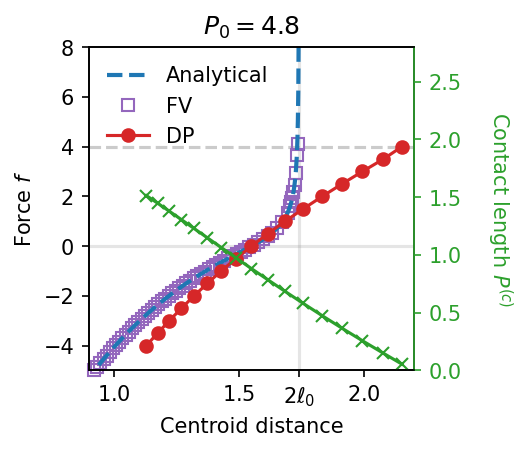

Write the Python code that produced this figure.
import numpy as np
import matplotlib.pyplot as plt
from pyafv import PhysicalParams, FiniteVoronoiSimulator, target_delta


P0 = 4.8
Lambda = 0.2

phys = PhysicalParams(P0=P0, Lambda=Lambda)
phys = phys.with_optimal_radius()

detachment_force = 4.0  # read off roughly from the plot; use `pyafv.calibrate.auto_calibrate` to get a more precise value
delta = target_delta(phys, detachment_force) # 0.185
phys = phys.replace(delta=delta)


l = phys.r
KP = phys.KP
A0 = phys.A0

fig, ax = plt.subplots(figsize=(2.8, 2.8))
step = 5

#====================================================
# Analytical results

distances = np.linspace(1e-6, 2*l-(1e-6), 1000)
detachment_forces = []

centroid_distances = []
for distance in distances:
    epsilon = l - (distance/2.)

    theta = 2 * np.pi - 2 * np.arctan2(np.sqrt(l**2 - (l - epsilon)**2), l - epsilon)
    A = (l - epsilon) * np.sqrt(l**2 - (l - epsilon)**2) + 0.5 * (l**2 * theta)
    P = 2 * np.sqrt(l**2 - (l - epsilon)**2) + l * theta

    f = 4. * np.sqrt((2*l-epsilon) * epsilon) * (A - A0 + KP * ((P - P0)/(2 * l - epsilon)) + (Lambda/2) * (l/((2*l-epsilon)*epsilon)))
    detachment_forces.append(f)

    phi = np.arctan2(np.sqrt(l**2 - (l - epsilon)**2), l - epsilon)
    Acap = l**2 * (phi - np.sin(phi) * np.cos(phi))
    xcap = 4.*l * np.sin(phi)**3/(3.*(2*phi - np.sin(2*phi)))
    Delta = Acap * xcap / (np.pi * l**2 - Acap)
    centroid_distances.append(distance + 2 * Delta)

ax.plot(centroid_distances, detachment_forces, "--", label=r'Analytical', lw=2, color="C0", zorder=1)

ax.axvline(x=2*l, color='C7', alpha=0.2, zorder=-1)
ax.axhline(y=0, color='C7', alpha=0.2, zorder=-1)


#====================================================
# Finite Voronoi results

distances = np.arange(0.001, 2*l, 0.001)
pts = np.array([[0, 0], [1, 0]], dtype=np.float64)

sim = FiniteVoronoiSimulator(pts, phys)

detachment_forces = []
for distance in distances:
    pts[1, 0] = distance
    sim.update_positions(pts)
    diag = sim.build()
    force = diag['forces'][0, 0]  # force on first cell, x-component
    detachment_forces.append(force)

data = np.column_stack((distances, detachment_forces))

epsilon = l - (distances/2.)
phi = np.arctan2(np.sqrt(l**2 - (l - epsilon)**2), l - epsilon)
Acap = l**2 * (phi - np.sin(phi) * np.cos(phi))
xcap = 4.*l * np.sin(phi)**3/(3.*(2*phi - np.sin(2*phi)))
Delta = Acap * xcap / (np.pi * l**2 - Acap)
centroid_distances = distances + 2 * Delta

mask = (data[:,1] > -5)
ax.plot(centroid_distances[mask][:-40:5*step], data[mask,1][:-40:5*step], 's', color="C4", markerfacecolor="None", label='FV', zorder=0, clip_on=False)
ax.plot(centroid_distances[mask][-40::step], data[mask,1][-40::step], 's', color="C4", markerfacecolor="None", zorder=0, clip_on=False)


#====================================================
# Deformable polygon results

data = np.load('../fix_delta/force_dist_P0_4.8.npy')
ext_forces = data[:, 1]
centroid_distances = data[:, 0]
contact_lengths = data[:, 2]

ax.plot(centroid_distances, ext_forces, '-o', color="C3", label="DP", clip_on=False, zorder=2)
ax.axhline(detachment_force, linestyle='dashed', color='C7', alpha=0.4, zorder=-1)

ax2 = ax.twinx()
ax2.plot(centroid_distances, contact_lengths, '-x', color="C2", clip_on=False, zorder=0)

ax2.set_ylim(0, 2.8)
# Color the right axis green
ax2.tick_params(axis='y', colors='C2')
ax2.spines['right'].set_color('C2')
ax2.set_ylabel(r'Contact length $P^{(c)}$', color="C2", rotation=270, labelpad=25)


ax.set_xticks([1.0, 1.5, 2*l, 2.0])
ax.set_xticklabels([r'$1.0$', r'$1.5$', r'$2\ell_0$', r'$2.0$'])

ax.set_xlabel(r'Centroid distance')
ax.set_ylabel(r'Force $f$')

ax.set_title(r'$P_0=4.8$')

ax.set_ylim(-5, 8)
ax.set_xlim(0.9, 2.2)
ax.legend(frameon=False, loc='upper left')

plt.savefig("force_dist_P0_4.8.png", dpi=150, bbox_inches='tight')
